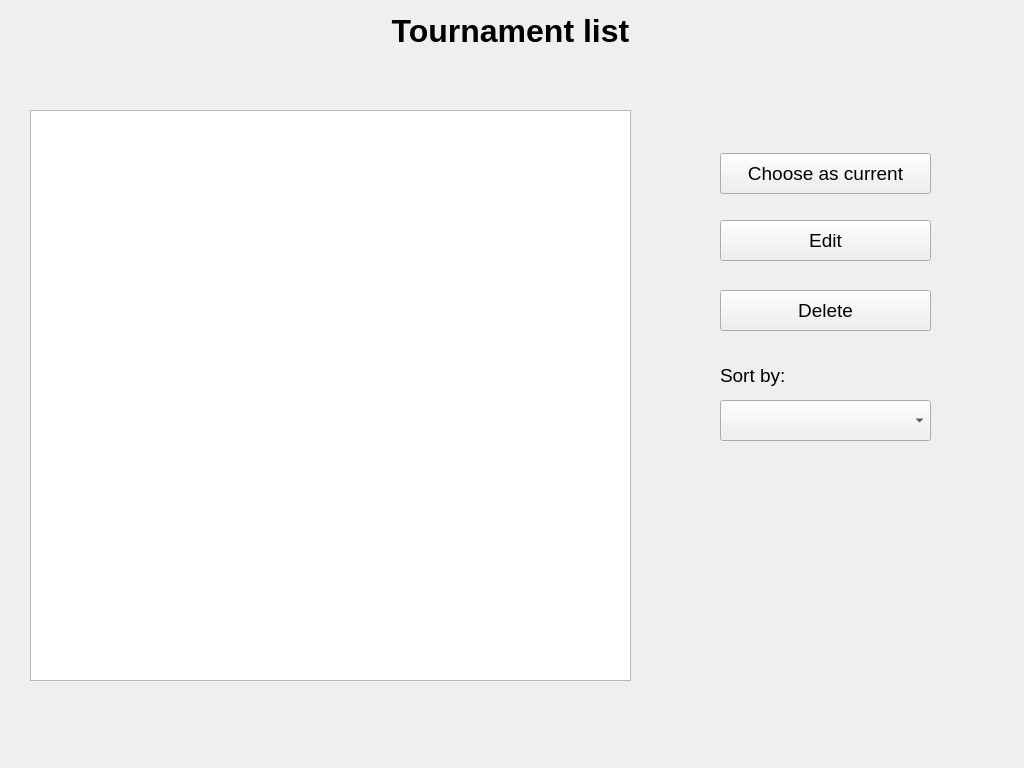
<?xml version="1.0" encoding="UTF-8"?>
<ui version="4.0">
 <class>ListTournaments</class>
 <widget class="QWidget" name="ListTournaments">
  <property name="geometry">
   <rect>
    <x>0</x>
    <y>0</y>
    <width>1024</width>
    <height>768</height>
   </rect>
  </property>
  <property name="windowTitle">
   <string>Form</string>
  </property>
  <widget class="QLabel" name="label">
   <property name="geometry">
    <rect>
     <x>0</x>
     <y>10</y>
     <width>1021</width>
     <height>41</height>
    </rect>
   </property>
   <property name="font">
    <font>
     <pointsize>24</pointsize>
     <weight>75</weight>
     <bold>true</bold>
    </font>
   </property>
   <property name="text">
    <string>Tournament list</string>
   </property>
   <property name="alignment">
    <set>Qt::AlignCenter</set>
   </property>
  </widget>
  <widget class="QTableWidget" name="tournaments_table">
   <property name="geometry">
    <rect>
     <x>30</x>
     <y>110</y>
     <width>601</width>
     <height>571</height>
    </rect>
   </property>
   <property name="font">
    <font>
     <pointsize>14</pointsize>
    </font>
   </property>
  </widget>
  <widget class="QPushButton" name="choose_button">
   <property name="geometry">
    <rect>
     <x>720</x>
     <y>153</y>
     <width>211</width>
     <height>41</height>
    </rect>
   </property>
   <property name="font">
    <font>
     <pointsize>14</pointsize>
    </font>
   </property>
   <property name="text">
    <string>Choose as current</string>
   </property>
  </widget>
  <widget class="QPushButton" name="edit_button">
   <property name="geometry">
    <rect>
     <x>720</x>
     <y>220</y>
     <width>211</width>
     <height>41</height>
    </rect>
   </property>
   <property name="font">
    <font>
     <pointsize>14</pointsize>
    </font>
   </property>
   <property name="text">
    <string>Edit</string>
   </property>
  </widget>
  <widget class="QPushButton" name="delete_button">
   <property name="geometry">
    <rect>
     <x>720</x>
     <y>290</y>
     <width>211</width>
     <height>41</height>
    </rect>
   </property>
   <property name="font">
    <font>
     <pointsize>14</pointsize>
    </font>
   </property>
   <property name="text">
    <string>Delete</string>
   </property>
  </widget>
  <widget class="QLabel" name="label_2">
   <property name="geometry">
    <rect>
     <x>720</x>
     <y>360</y>
     <width>81</width>
     <height>31</height>
    </rect>
   </property>
   <property name="font">
    <font>
     <pointsize>14</pointsize>
    </font>
   </property>
   <property name="text">
    <string>Sort by:</string>
   </property>
  </widget>
  <widget class="QComboBox" name="sort_box">
   <property name="geometry">
    <rect>
     <x>720</x>
     <y>400</y>
     <width>211</width>
     <height>41</height>
    </rect>
   </property>
   <property name="font">
    <font>
     <pointsize>14</pointsize>
    </font>
   </property>
  </widget>
 </widget>
 <resources/>
 <connections/>
</ui>
